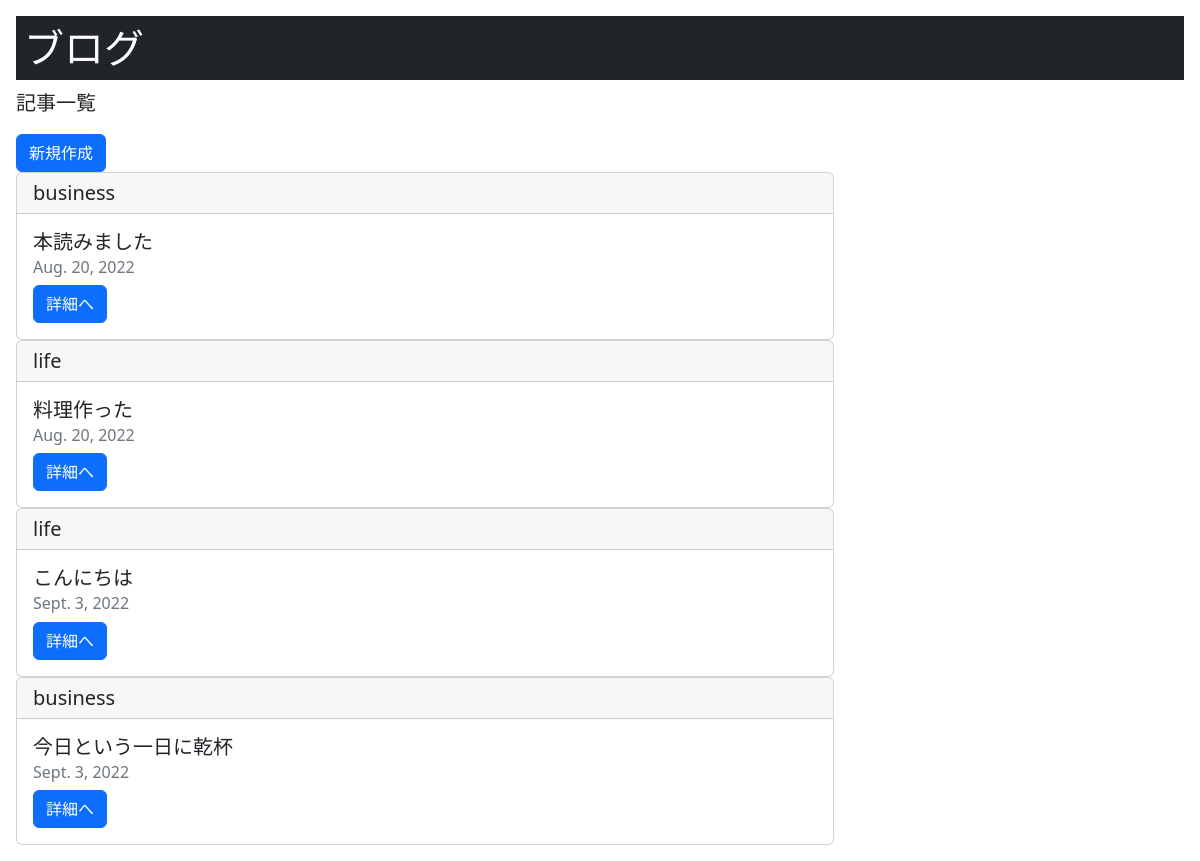
Page /list/ on the committed database.
### blogpost/models.py (models this page shows, shortened)
class BlogModel(models.Model):
    title = models.CharField(max_length=100)
    content = models.TextField()
    postdate = models.DateField(auto_now_add=True)
    category = models.CharField(
        max_length=50,
        choices=CATEGORY
    )

### blogpost/views.py (the view)
# urls.py: path('list/', BlogList.as_view(), name='list'),
class BlogList(ListView):
    template_name = 'list.html'
    model = BlogModel

### templates/list.html
{%  extends 'base.html' %}
{% block header %}
<h1 class="d-block p-2 text-bg-dark">ブログ</h1>
<p class="lead">記事一覧</p>
{% endblock header %}
{%block content%}
    <div calss="container">
    <a href="{% url 'create' %}" class="btn btn-primary">新規作成</a>
    {% for item in object_list %}
        <div class="card" style="width: 70%;">
            <h5 class="card-header">{{item.category}}</h5>
            <div class="card-body">
                <h5 class="card-title">{{ item.title}}</h5>
                <h6 class="card-subtitle mb-2 text-muted">{{ item.postdate}}</h6>
                <a href="{% url 'detail' item.pk %}" class="btn btn-primary">詳細へ</a>
            </div>
        </div>
    {% endfor %}
    </div>
{% endblock content %}

### templates/base.html (shortened to what this page needs)
<!doctype html>
<html lang="en">
  <head>
    <link href="https://cdn.jsdelivr.net/npm/bootstrap@5.2.0/dist/css/bootstrap.min.css" rel="stylesheet">
    <link href="https://getbootstrap.com/docs/5.2/assets/css/docs.css" rel="stylesheet">
  </head>
  <body class="p-3 m-0 border-0 bd-example">
    {% block header %}
    {% endblock header %}
    {% block content %}
    {% endblock content %}
  </body>
</html>

### rows in the picture
BlogModel: category "business", title "本読みました", postdate "Aug. 20, 2022"
BlogModel: category "life", title "料理作った", postdate "Aug. 20, 2022"
BlogModel: category "life", title "こんにちは", postdate "Sept. 3, 2022"
BlogModel: category "business", title "今日という一日に乾杯", postdate "Sept. 3, 2022"
